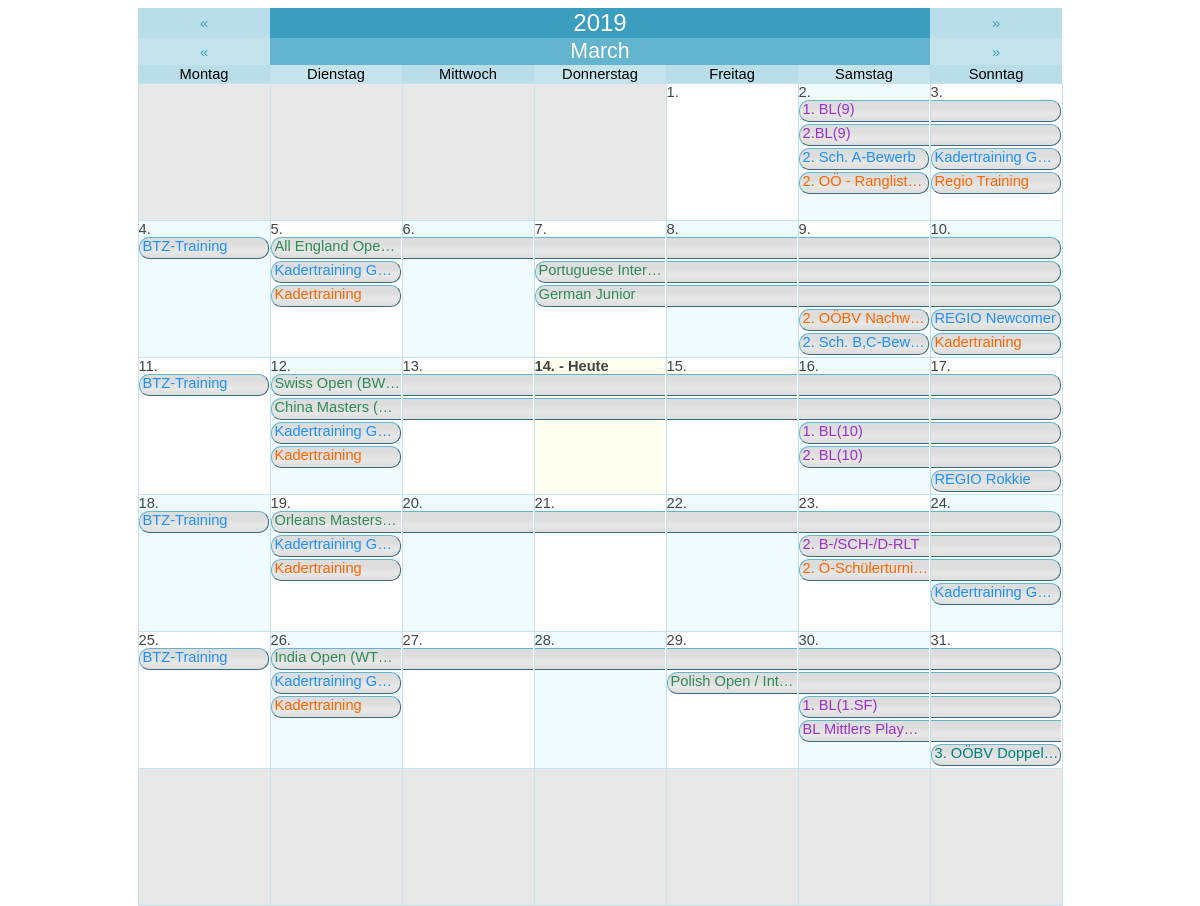
Screenshot of /graphic_calendar.php with the database file from the repository.
### tables this page shows
CREATE TABLE `agenda` (
  `id` int(11) NOT NULL AUTO_INCREMENT,
  `title` varchar(255) NOT NULL DEFAULT '',
  `description` text NOT NULL,
  `date_begin` date NOT NULL DEFAULT '0000-00-00',
  `date_end` date NOT NULL DEFAULT '0000-00-00',
  `isTimespan` tinyint(1) NOT NULL DEFAULT '0',
  `location` varchar(255) NOT NULL DEFAULT '',
  `time_start` time NOT NULL DEFAULT '00:00:00',
  `time_end` time NOT NULL DEFAULT '00:00:00',
  `category` varchar(20) NOT NULL,
  `participant` varchar(255) NOT NULL DEFAULT '',
  `responsible` varchar(255) DEFAULT '',
  `additional_info` text,
  PRIMARY KEY (`id`)
);

CREATE TABLE `zentralausschreibungen` (
  `id` int(11) NOT NULL AUTO_INCREMENT,
  `size` varchar(10) NOT NULL DEFAULT '',
  `category` varchar(200) NOT NULL DEFAULT '',
  `title_line1` varchar(255) NOT NULL DEFAULT '',
  `title_line2` varchar(255) NOT NULL DEFAULT '',
  `date_begin` date NOT NULL DEFAULT '0000-00-00',
  `date_end` date NOT NULL DEFAULT '0000-00-00',
  `act_timespan` int(11) NOT NULL DEFAULT '0',
  `act_verein` tinyint(1) NOT NULL DEFAULT '0',
  `verein` varchar(255) NOT NULL DEFAULT '',
  `act_uhrzeit` tinyint(1) NOT NULL DEFAULT '0',
  `uhrzeit` varchar(255) NOT NULL DEFAULT '',
  `act_auslosung` tinyint(1) NOT NULL DEFAULT '0',
  `auslosung` varchar(255) NOT NULL DEFAULT '',
  `act_hallenname` tinyint(1) NOT NULL DEFAULT '0',
  `hallenname` varchar(255) NOT NULL DEFAULT '',
  `act_anschrift_halle` tinyint(1) NOT NULL DEFAULT '0',
  `anschrift_halle` varchar(255) NOT NULL DEFAULT '',
  `act_anzahl_felder` tinyint(1) NOT NULL DEFAULT '0',
  `anzahl_felder` varchar(50) NOT NULL DEFAULT '',
  `act_turnierverantwortlicher` tinyint(1) NOT NULL DEFAULT '0',
  `turnierverantwortlicher` varchar(255) NOT NULL DEFAULT '',
  `act_oberschiedsrichter` tinyint(1) NOT NULL DEFAULT '0',
  `oberschiedsrichter` varchar(255) NOT NULL DEFAULT '',
  `act_telefon` tinyint(1) NOT NULL DEFAULT '0',
  `telefon` varchar(30) NOT NULL DEFAULT '',
  `act_anmeldung_online` tinyint(1) NOT NULL DEFAULT '0',
  `anmeldung_online` varchar(255) NOT NULL DEFAULT '',
  `act_anmeldung_email` tinyint(1) NOT NULL DEFAULT '0',
  `anmeldung_email` varchar(255) NOT NULL DEFAULT '',
  `act_nennungen_email` tinyint(1) NOT NULL DEFAULT '0',
  `nennungen_email` varchar(255) NOT NULL DEFAULT '',
  `act_nennschluss` tinyint(1) NOT NULL DEFAULT '0',
  `nennschluss` date NOT NULL DEFAULT '0000-00-00',
  `act_zusatzangaben` tinyint(1) NOT NULL DEFAULT '0',
  `zusatzangaben` varchar(255) NOT NULL DEFAULT '',
  `location` varchar(255) NOT NULL DEFAULT '',
  PRIMARY KEY (`id`)
);

### data/string.lib.php (called while the page is built, shortened)
<?php
function SReplace($string,$specialCharacters='')
{
    $sstr = str_replace(' ','-',$string);
    $sstr = str_replace('&Auml;','AE',$sstr);
    $sstr = str_replace('&auml;','ae',$sstr);
    $sstr = str_replace('&Ouml;','OE',$sstr);
    $sstr = str_replace('&ouml;','oe',$sstr);
    $sstr = str_replace('&Uuml;','UE',$sstr);
    $sstr = str_replace('&uuml;','ue',$sstr);
    $sstr = str_replace('&szlig;','ss',$sstr);
    $sstr = str_replace('Ã„','AE',$sstr);
    $sstr = str_replace('Ã¤','ae',$sstr);
    $sstr = str_replace('Ã–','OE',$sstr);
    $sstr = str_replace('Ã¶','oe',$sstr);
    $sstr = str_replace('Ãœ','UE',$sstr);
    $sstr = str_replace('Ã¼','ue',$sstr);
    $sstr = str_replace('ÃŸ','ss',$sstr);
    $sstr = preg_replace('/[^0-9A-Za-z-'.$specialCharacters.'\|]/', '', $sstr);
    return $sstr;
}
?>

### data/mysql.lib.php (called while the page is built, shortened)
<?php
class MySQL
{
    private static $sqlConnectionLink;
    public static function SetSQLLink($link)
    {
        self::$sqlConnectionLink = $link;
    }
    private static function GetParamTypeList($paramTypeList,$paramAmt)
    {
        if(substr($paramTypeList,0,1) == "@")
        {
            $broadcastType = str_replace("@","",$paramTypeList);
            $mySQLParamTypes = '';
            for($i=0;$i<$paramAmt;$i++) $mySQLParamTypes .= $broadcastType;
        }
        else
        {
            if($paramAmt == strlen($paramTypeList) OR ($paramTypeList == "" AND $paramAmt == -1)) $mySQLParamTypes = $paramTypeList;
            else die("<b>Not enought parameters provided!</b> <br> <b>Provided: </b> ".strlen($paramTypeList)." <br><b>Required:</b> $paramAmt");
        }
        return $mySQLParamTypes;
    }
    public static function Row($sqlStatement,$parameterTypes="", &...$sqlParameters)
    {
        $parameterAmount = func_num_args() - 2;
        $parameterTypeList = self::GetParamTypeList($parameterTypes,$parameterAmount);
        $stmt = self::$sqlConnectionLink->prepare($sqlStatement);
        if($parameterTypes != "") call_user_func_array(array($stmt, "bind_param"), array_merge(array($parameterTypeList), $sqlParameters));
        $stmt->execute();
        $result = $stmt->get_result();
        $row = $result->fetch_array();
        return $row;
    }
    public static function Cluster($sqlStatement,$parameterTypes="", &...$sqlParameters)
    {
        $rowArray = array();
        $parameterAmount = func_num_args() - 2;
        $parameterTypeList = self::GetParamTypeList($parameterTypes,$parameterAmount);
        $stmt = self::$sqlConnectionLink->prepare($sqlStatement);
        if($parameterTypes != "") call_user_func_array(array($stmt, "bind_param"), array_merge(array($parameterTypeList), $sqlParameters));
        $stmt->execute();
        $result = $stmt->get_result();
        while($row = $result->fetch_assoc()) array_push($rowArray,$row);
        return $rowArray;
    }
}
?>

### data/setting.lib.php (called while the page is built, shortened)
<?php
class Setting
{
    private static $sqlConnectionLink;
    public static function SetSQLLink($link)
    {
        self::$sqlConnectionLink = $link;
    }
    public static function Get($setting)
    {
        $stmt = self::$sqlConnectionLink->prepare("SELECT value FROM settings WHERE setting = ?");
        $stmt->bind_param('s', $setting);
        $stmt->execute();
        $result = $stmt->get_result();
        $value = $result->fetch_array();
        switch($value[0])
        {
            case 'true':    return true;
            default:        return $value[0];
        }
    }
}
?>

### graphic_calendar.php (the view, shortened to what this page needs)
<?php
    echo '
        <!DOCTYPE html>
        <html>
            <head>
                ';
                require("headerlinks.php");
                echo '
                <!--
                <link rel="stylesheet" href="https://use.fontawesome.com/releases/v5.3.1/css/all.css">
                <link rel="stylesheet" type="text/css" href="/css/style.css">
                <link rel="stylesheet" href="https://cdnjs.cloudflare.com/ajax/libs/font-awesome/4.7.0/css/font-awesome.min.css">
                <meta charset="utf-8">
                -->
            </head>
            <body>
                <div class="iframe_content" style="height: 600px;">
    ';
    $dateok = false;
    if (!$dateok)
    {
        $mo = date('m');
        $da = date('d');
        $yr = date('Y');
    }
    $offset = date('w', mktime(0,0,0,$mo,1,$yr));
    $nd = date('d', mktime(0,0,0,$mo+1,0,$yr));
    $days = array();
    for ($i=0;$i<=42;$i++) $days[$i]['out']= '&nbsp;';
    $j=1;
    for ($i=$offset;$i<=($offset+$nd-1);$i++)
    {
        $day = $j++;
        $date = $yr.'-'.str_pad($mo,2,0,STR_PAD_LEFT).'-'.str_pad($day,2,0,STR_PAD_LEFT);
        $days[$i]['out']= $day.'.';
        $days[$i]['dat']= $date;
    }
    $redirEx = '';
    echo '
        <center>
            <table class="calendar_table">
            <tr>
                <td colspan="1"><a href="?day='.date('Y-m-d', mktime(0,0,0,$mo,$da,$yr-1)).$redirEx.'">&laquo;</a></td>
                <td colspan="5"><b>'.$yr.'</b></td>
                <td colspan="1"><a href="?day='.date('Y-m-d', mktime(0,0,0,$mo,$da,$yr+1)).$redirEx.'">&raquo;</a></td>
            </tr>
            <tr>
                <td colspan="1"><a href="?day='.date('Y-m-d', mktime(0,0,0,$mo,0,$yr)).$redirEx.'">&laquo;</a></td>
                <td colspan="5"><b>'.str_replace('Mrz','M&auml;rz',SReplace(strftime("%B",strtotime($yr.'-'.$mo.'-'.$da)))).'</b></td>
                <td colspan="1"><a href="?day='.date('Y-m-d', mktime(0,0,0,$mo+1,1,$yr)).$redirEx.'">&raquo;</a></td>
            </tr>
            <tr>
                <td>Montag</td>
                <td>Dienstag</td>
                <td>Mittwoch</td>
                <td>Donnerstag</td>
                <td>Freitag</td>
                <td>Samstag</td>
                <td>Sonntag</td>
            </tr>
    ';
    $cntr = 1;
    $sqlExtension = '';
    $thisMontAndYear = $yr.'-'.str_pad($mo,2,0,STR_PAD_LEFT).'-%';
    $zaSiMonthCluster = MySQL::Cluster("SELECT * FROM zentralausschreibungen WHERE act_timespan = '0' $sqlExtension AND date_begin LIKE ?",'s',$thisMontAndYear);
    $agTSMonthCluster = MySQL::Cluster("SELECT * FROM agenda WHERE isTimespan = '1' $sqlExtension AND (date_begin LIKE ? OR date_end LIKE ?) ",'ss',$thisMontAndYear,$thisMontAndYear);
    $agSiMonthCluster = MySQL::Cluster("SELECT * FROM agenda WHERE isTimespan = '0' $sqlExtension AND date_begin LIKE ?",'s',$thisMontAndYear);
    $categoryColor = array(
    "Landesmeisterschaft" => Setting::Get("ColorLandesmeisterschaft"),
    "Doppelturnier" => Setting::Get("ColorDoppelturnier"),
    "Nachwuchs" => Setting::Get("ColorNachwuchs"),
    "SchuelerJugend" => Setting::Get("ColorSchuelerJugend"),
    "Senioren" => Setting::Get("ColorSenioren"),
    "Training" => Setting::Get("ColorTraining"),
    "OEBVInternational" => Setting::Get("ColorOEBVInternational"),
    "OEBV" => Setting::Get("ColorOEBV"),
    "LV" => Setting::Get("ColorLV"));
    $designDataGrid = array_fill(0,31,array(NULL,NULL,NULL,NULL,NULL,NULL));
    for($ddg = 0 ; $ddg < 31 ; $ddg++)
    {
        foreach($agTSMonthCluster AS $dateData)
        {
            $datePartsBegin = explode('-',$dateData['date_begin']);
            $datePartsEnd = explode('-',$dateData['date_end']);
            if($datePartsBegin[2] == $ddg + 1)
            {
                $timespan =  $datePartsEnd[2] - $datePartsBegin[2] + 1;
                for($lctr = 5 ; $lctr >= 0 ; $lctr--)
                {
                    $layerValid = true;
                    for($ldctr = 0 ; $ldctr < $timespan ; $ldctr++) if($designDataGrid[$ddg + $ldctr][$lctr] != NULL) $layerValid = false;
                    if($layerValid) $layer = $lctr;
                }
                for($dctr = 0 ; $dctr < $timespan ; $dctr++) $designDataGrid[$ddg + $dctr][$layer] = 'AG-'.$dateData['id'];
            }
        }
        foreach($zaSiMonthCluster AS $dateData)
        {
            $datePartsBegin = explode('-',$dateData['date_begin']);
            if($datePartsBegin[2] == $ddg + 1)
            {
                for($lctr = 5 ; $lctr >= 0 ; $lctr--)
                {
                    $layerValid = true;
                    if($designDataGrid[$ddg][$lctr] != NULL) $layerValid = false;
                    if($layerValid) $layer = $lctr;
                }
                $designDataGrid[$ddg][$layer] = 'ZA-'.$dateData['id'];
            }
        }
        foreach($agSiMonthCluster AS $dateData)
        {
            $datePartsBegin = explode('-',$dateData['date_begin']);
            if($datePartsBegin[2] == $ddg + 1)
            {
                for($lctr = 5 ; $lctr >= 0 ; $lctr--)
                {
                    $layerValid = true;
                    if($designDataGrid[$ddg][$lctr] != NULL) $layerValid = false;
                    if($layerValid) $layer = $lctr;
                }
                $designDataGrid[$ddg][$layer] = 'AG-'.$dateData['id'];
            }
        }
    }
    for($lctr = 0 ; $lctr < 5 ; $lctr++)
    {
        for($ddg = 0 ; $ddg < 31 ; $ddg++) if($designDataGrid[$ddg][$lctr] != NULL) $lastLayer =  $lctr;
    }
    for ($i=1;$i<=6;$i++)
    {
        echo '<tr>';
        for ($j=1;$j<=7;$j++)
        {
            $curr = $cntr++;
            $accent = ($days[$curr]['dat'] == "") ? 'blank' : (($curr % 2 == 0) ? 'accent1' : 'accent2');
            $style = (date("Y-m-d") == $days[$curr]['dat']) ? 'bold' : 'normal';
            $today = (date("Y-m-d") == $days[$curr]['dat']) ? 'today' : '';
            $selectStyle = (isset($_GET['datum']) AND $_GET['datum']==$days[$curr]['dat']) ? 'selected' : '';
            echo '
                <td class="'.$selectStyle.' '.$accent.' '.$today.'" style="font-weight: '.$style.'">
                <span>'.$days[$curr]['out'].' '.((date("Y-m-d") == $days[$curr]['dat']) ? ' - Heute' : '').'</span>
            ';
            $curDate = $days[$curr]['dat'];
            $dayNow = intval(str_replace('.','',$days[$curr]['out']));
            echo '<table class="cellContentData">';
            for($dctr = 0 ; $dctr <= $lastLayer ; $dctr++)
            {
                $dataParts = explode("-",$designDataGrid[$dayNow - 1][$dctr]);
                if($dataParts[0] == "ZA" OR $dataParts[0] == "AG")
                {
                    if($dataParts[0] == "ZA")
                    {
                        $calData = MySQL::Row("SELECT *,CONCAT_WS(' ',title_line1,title_line2) AS displayTitle FROM zentralausschreibungen WHERE id = ?",'i',$dataParts[1]);
                        $displayTitle = '';
                        if($calData['act_timespan'])
                        {
                            if($curDate == $calData['date_begin'])
                            {
                                $cellStyle = "timespanStart";
                                $displayTitle = $calData['displayTitle'];
                            }
                            else if($curDate == $calData['date_end'])
                            {
                                $cellStyle = "timespanEnd";
                                $dateModalInfo = '';
                            }
                            else
                            {
                                $cellStyle = "timespanMiddle";
                                $dateModalInfo = '';
                            }
                            if($j == 1) $displayTitle = $calData['displayTitle'];
                        }
                        else
                        {
                            $cellStyle = "timespanSingle";
                            $displayTitle = $calData['displayTitle'];
                        }
                    }
                    if($dataParts[0] == "AG")
                    {
                        $calData = MySQL::Row("SELECT *,title AS displayTitle FROM agenda WHERE id = ?",'i',$dataParts[1]);
                        $displayTitle = '';
                        if($calData['isTimespan'])
                        {
                            if($curDate == $calData['date_begin'])
                            {
                                $cellStyle = "timespanStart";
                                $displayTitle = $calData['displayTitle'];
                            }
                            else if($curDate == $calData['date_end'])
                            {
                                $cellStyle = "timespanEnd";
                            }
                            else
                            {
                                $cellStyle = "timespanMiddle";
                            }
                        }
                        else
                        {
                            $cellStyle = "timespanSingle";
                            $displayTitle = $calData['displayTitle'];
                        }
                    }
                    echo '
                        <tr>
                            <td>
                                <a href="#calenderInfo'.$designDataGrid[$dayNow - 1][$dctr].'" style="text-decoration:none;">
                                    <div id="'.$cellStyle.'" style="color: '.(($calData['category']!="") ? $categoryColor[$calData['category']] : '#000000').';">'.$displayTitle.'</div>
                                </a>
                            </td>
                        </tr>
                    ';
                }
                else echo '<tr><td></td></tr>';
            }
            echo '</table>';
            echo'
                </td>
            ';
        }
        echo '</tr>';
    }
    echo '
            </table>
        </center>
    ';
    echo '
                </div>
            </body>
        </html>
    ';
?>

### rows the page displays
agenda: title "1. BL(9)"
agenda: title "2.BL(9)"
agenda: title "2. Sch. A-Bewerb"
agenda: title "2. OÖ - Ranglist…"
agenda: title "Kadertraining G…"
agenda: title "Regio Training"
agenda: title "BTZ-Training"
agenda: title "All England Ope…"
agenda: title "Kadertraining G…"
agenda: title "Kadertraining"
agenda: title "Portuguese Inter…"
agenda: title "German Junior"
zentralausschreibungen: displayTitle "2. OÖBV Nachw…"
agenda: title "2. Sch. B,C-Bew…"
agenda: title "REGIO Newcomer"
agenda: title "Kadertraining"
agenda: title "BTZ-Training"
agenda: title "Swiss Open (BW…"
agenda: title "China Masters (…"
agenda: title "Kadertraining G…"
agenda: title "Kadertraining"
agenda: title "1. BL(10)"
agenda: title "2. BL(10)"
agenda: title "REGIO Rokkie"
agenda: title "BTZ-Training"
agenda: title "Orleans Masters…"
agenda: title "Kadertraining G…"
agenda: title "Kadertraining"
agenda: title "2. B-/SCH-/D-RLT"
agenda: title "2. Ö-Schülerturni…"
agenda: title "Kadertraining G…"
agenda: title "BTZ-Training"
agenda: title "India Open (WT…"
agenda: title "Kadertraining G…"
agenda: title "Kadertraining"
agenda: title "Polish Open / Int…"
agenda: title "1. BL(1.SF)"
agenda: title "BL Mittlers Play…"
zentralausschreibungen: displayTitle "3. OÖBV Doppel…"

### other values shown
$yr "2019"
$days[$curr]['out'] "1."
$days[$curr]['out'] "2."
$days[$curr]['out'] "3."
$days[$curr]['out'] "4."
$days[$curr]['out'] "5."
$days[$curr]['out'] "6."
$days[$curr]['out'] "7."
$days[$curr]['out'] "8."
$days[$curr]['out'] "9."
$days[$curr]['out'] "10."
$days[$curr]['out'] "11."
$days[$curr]['out'] "12."
$days[$curr]['out'] "13."
$days[$curr]['out'] "14."
